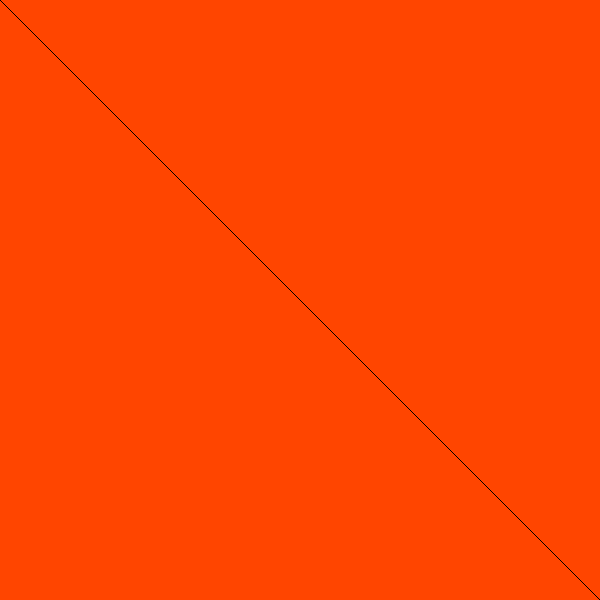
Frame 1 (no input)
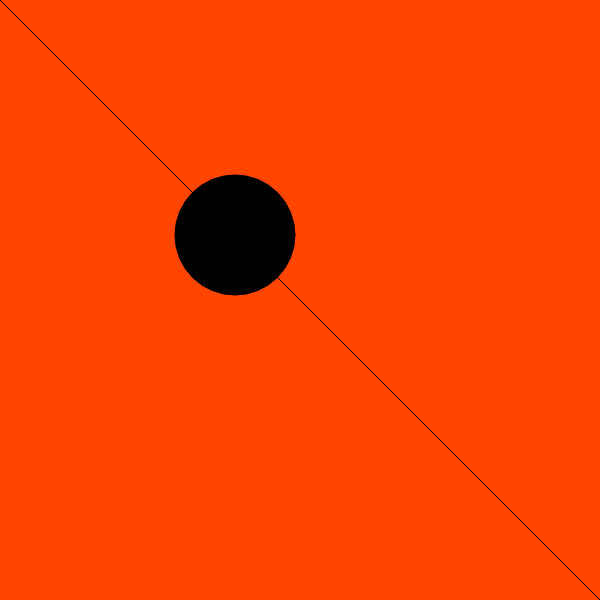
Frame 60 (no input)
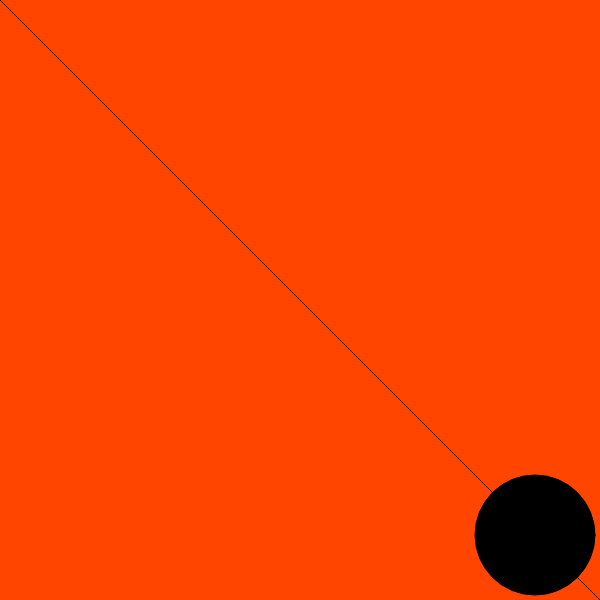
Frame 120 (the mouse pressed at the canvas centre since frame 60)

The p5.js sketch that drew these frames (run headless with seeded random() and noise() and a simulated clock; from frame 60 on, the mouse is pressed at the canvas centre):

// p5.js sketch
// ── sketch.js
 	var x =-60;
  	var y =-60;
  	var r = 0;
  	var g = 0;
  	var b = 0;
	var speed = 1;

function setup() {
 createCanvas(600,600);
}

function draw() {
 	moveLine(5)
}

function moveLine (speed){
	background(255,69,0);
  	line (0,0,width,height);
  	fill(r,g,b);
  	ellipse(x, y, 120, 120);
  	x=x+speed;
	y=y+speed;

  	if (x>660){
  	x=-60;
  	y=-60;
  	r=random(255);
  	g=random(255);
  	b=random(255);
  }
}
